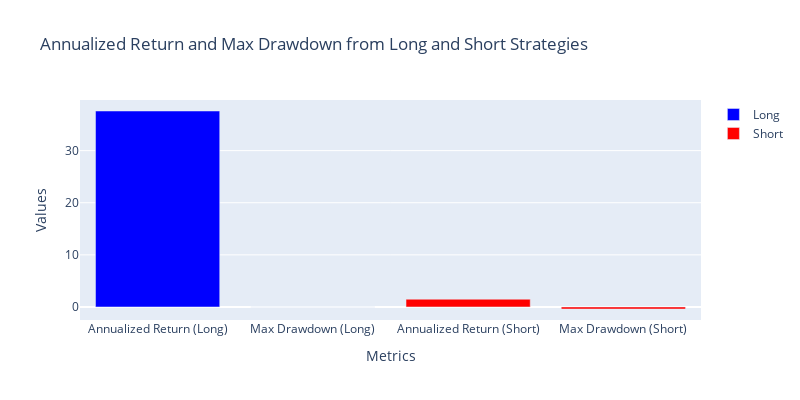

Write notebook code for a chart like this one.
### Code cell
# Annualized Return and Max Drawdown from Long and Short Strategies
# Initialize an empty figure
fig = go.Figure()

# Add traces for Long strategy
fig.add_trace(go.Bar(
    x=["Annualized Return (Long)", "Max Drawdown (Long)"], 
    y=[long_momentum_strategy_test.annualized_return_value.mean(), long_momentum_strategy_test.max_drawdown_value], 
    marker_color='blue', 
    name="Long"
))

# Add traces for Short strategy
fig.add_trace(go.Bar(
    x=["Annualized Return (Short)", "Max Drawdown (Short)"], 
    y=[short_momentum_strategy_test.annualized_return_value.mean(), short_momentum_strategy_test.max_drawdown_value], 
    marker_color='red', 
    name="Short"
))

# Update layout
fig.update_layout(
    title="Annualized Return and Max Drawdown from Long and Short Strategies",
    xaxis_title="Metrics",
    yaxis_title="Values",
    barmode='group',  # Group bars by category
    width=800,
    height=400
)

# Show the plot
fig.show()

### Figure 1 — Plotly figure (JSON) as saved in the notebook; plotly's stock layout.template omitted (floating-point values rounded to 4 significant figures)
{"data": [{"marker": {"color": "blue"}, "name": "Long", "type": "bar", "x": ["Annualized Return (Long)", "Max Drawdown (Long)"], "y": [37.6, 0]}, {"marker": {"color": "red"}, "name": "Short", "type": "bar", "x": ["Annualized Return (Short)", "Max Drawdown (Short)"], "y": [1.485, -0.3896]}], "layout": {"barmode": "group", "height": 400, "title": {"text": "Annualized Return and Max Drawdown from Long and Short Strategies"}, "width": 800, "xaxis": {"title": {"text": "Metrics"}}, "yaxis": {"title": {"text": "Values"}}}}
